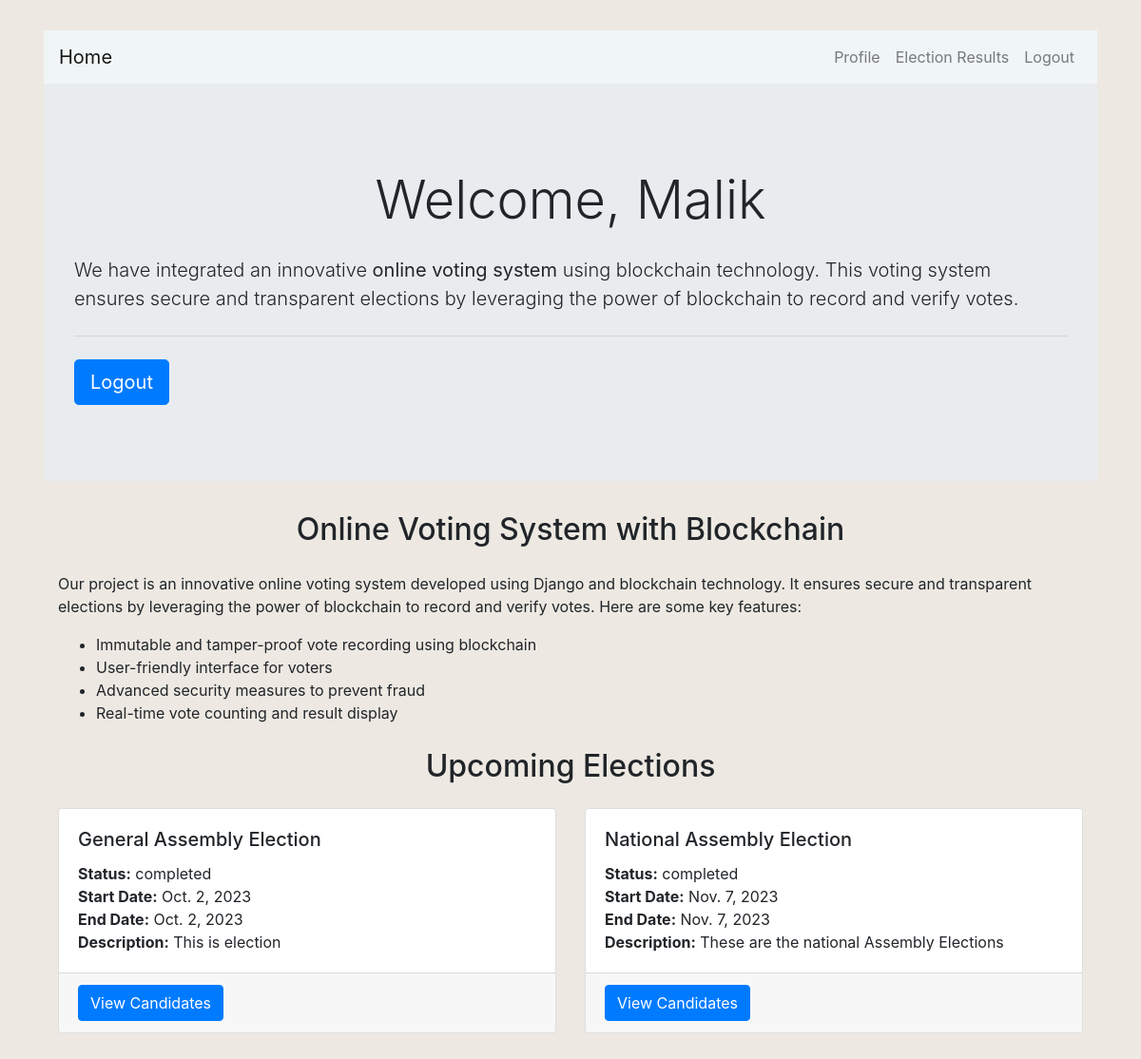
Screenshot of / (signed in) with the database file from the repository.
### users/models.py (models this page shows, shortened)
class Election(models.Model):
    name = models.CharField(max_length=255)
    status = models.CharField(max_length=50, choices=[('upcoming', 'Upcoming'), ('ongoing', 'Ongoing'), ('completed', 'Completed')])
    start_date = models.DateField()
    end_date = models.DateField()
    description = models.TextField()

### users/views.py (the view)
# urls.py: path('', home, name='users-home'),
@login_required
def home(request):
    elections = Election.objects.all()
    candidates = Candidate.objects.all()
    context = {
        'elections': elections,
        'candidates': candidates,
    }
    return render(request, 'users/home.html', context)

### users/templates/users/home.html (shortened to what this page needs)
{% extends "users/base.html" %}
{% block content %}
    <div class="jumbotron">
        <h1 class="display-4">Welcome, {{ user.first_name.title|default:'Guest' }}</h1>
        <p class="lead">
            We have integrated an innovative <b>online voting system</b> using blockchain technology.
            This voting system ensures secure and transparent elections by leveraging the power of blockchain to record and verify votes.
        </p>
        <hr class="my-4">
        <p class="lead">
            {% if user.is_authenticated %}
                <a class="btn btn-primary btn-lg" href="{% url 'logout' %}" role="button">Logout</a>
            {% else %}
                <a class="btn btn-primary btn-lg" href="{% url 'login' %}" role="button">Sign in</a>
            {% endif %}
        </p>
    </div>
    <div class="container">
        <h2>Online Voting System with Blockchain</h2>
        <p>
            Our project is an innovative online voting system developed using Django and blockchain technology.
            It ensures secure and transparent elections by leveraging the power of blockchain to record and verify votes.
            Here are some key features:
        </p>
        <ul>
            <li>Immutable and tamper-proof vote recording using blockchain</li>
            <li>User-friendly interface for voters</li>
            <li>Advanced security measures to prevent fraud</li>
            <li>Real-time vote counting and result display</li>
        </ul>
    </div>
    <div class="container">
        <h2>Upcoming Elections</h2>
        <div class="card-deck">
            {% for election in elections %}
                <div class="card">
                    <div class="card-body">
                        <h5 class="card-title">{{ election.name }}</h5>
                        <p class="card-text">
                            <strong>Status:</strong> {{ election.status }}<br>
                            <strong>Start Date:</strong> {{ election.start_date }}<br>
                            <strong>End Date:</strong> {{ election.end_date }}<br>
                            <strong>Description:</strong> {{ election.description }}<br>
                        </p>
                    </div>
                    <div class="card-footer">
                        <form method="get" action="{% url 'view_candidates' election.id %}">
                            <button class="btn btn-primary" type="submit">View Candidates</button>
                        </form>
                    </div>
                </div>
            {% endfor %}
        </div>
    </div>
{% endblock content %}

### users/templates/users/base.html (style rules this page uses)
body { background-color: #ede9e2; }
h1 , h2 , h3 { text-align: center; margin: 25px; }

### rows the page displays
Election: name "General Assembly Election", status "completed", start_date "Oct. 2, 2023", end_date "Oct. 2, 2023", description "This is election"
Election: name "National Assembly Election", status "completed", start_date "Nov. 7, 2023", end_date "Nov. 7, 2023", description "These are the national Assembly Elections"

### other values shown
{{ user.first_name.title|default:'Guest' }} "Malik"
